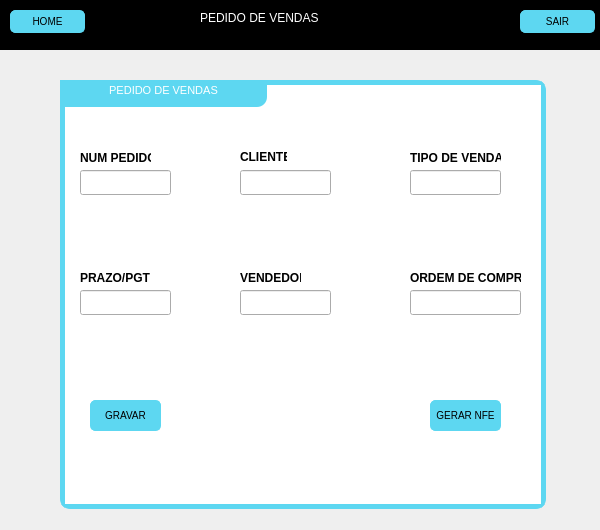
<?xml version="1.0" encoding="UTF-8"?>
<ui version="4.0">
 <class>MainWindow</class>
 <widget class="QMainWindow" name="MainWindow">
  <property name="geometry">
   <rect>
    <x>0</x>
    <y>0</y>
    <width>600</width>
    <height>530</height>
   </rect>
  </property>
  <property name="minimumSize">
   <size>
    <width>600</width>
    <height>530</height>
   </size>
  </property>
  <property name="maximumSize">
   <size>
    <width>600</width>
    <height>530</height>
   </size>
  </property>
  <property name="windowTitle">
   <string>MainWindow</string>
  </property>
  <widget class="QWidget" name="centralwidget">
   <widget class="QTextBrowser" name="textBrowser">
    <property name="geometry">
     <rect>
      <x>60</x>
      <y>80</y>
      <width>207</width>
      <height>27</height>
     </rect>
    </property>
    <property name="styleSheet">
     <string notr="true">background-color:#5DD7F1;

border: nome;

color: #fff;

border-bottom-right-radius: 10px;</string>
    </property>
    <property name="html">
     <string>&lt;!DOCTYPE HTML PUBLIC &quot;-//W3C//DTD HTML 4.0//EN&quot; &quot;http://www.w3.org/TR/REC-html40/strict.dtd&quot;&gt;
&lt;html&gt;&lt;head&gt;&lt;meta name=&quot;qrichtext&quot; content=&quot;1&quot; /&gt;&lt;style type=&quot;text/css&quot;&gt;
p, li { white-space: pre-wrap; }
&lt;/style&gt;&lt;/head&gt;&lt;body style=&quot; font-family:'MS Shell Dlg 2'; font-size:8.25pt; font-weight:400; font-style:normal;&quot;&gt;
&lt;p align=&quot;center&quot; style=&quot; margin-top:0px; margin-bottom:0px; margin-left:0px; margin-right:0px; -qt-block-indent:0; text-indent:0px;&quot;&gt;&lt;span style=&quot; font-weight:600;&quot;&gt;CADASTRO DE PRODUTO&lt;/span&gt;&lt;/p&gt;&lt;/body&gt;&lt;/html&gt;</string>
    </property>
   </widget>
   <widget class="QTextBrowser" name="textBrowser_2">
    <property name="geometry">
     <rect>
      <x>60</x>
      <y>80</y>
      <width>207</width>
      <height>27</height>
     </rect>
    </property>
    <property name="styleSheet">
     <string notr="true">background-color:#5DD7F1;

border: nome;

color: #fff;

border-bottom-right-radius: 10px;</string>
    </property>
    <property name="html">
     <string>&lt;!DOCTYPE HTML PUBLIC &quot;-//W3C//DTD HTML 4.0//EN&quot; &quot;http://www.w3.org/TR/REC-html40/strict.dtd&quot;&gt;
&lt;html&gt;&lt;head&gt;&lt;meta name=&quot;qrichtext&quot; content=&quot;1&quot; /&gt;&lt;style type=&quot;text/css&quot;&gt;
p, li { white-space: pre-wrap; }
&lt;/style&gt;&lt;/head&gt;&lt;body style=&quot; font-family:'MS Shell Dlg 2'; font-size:8.25pt; font-weight:400; font-style:normal;&quot;&gt;
&lt;p align=&quot;center&quot; style=&quot; margin-top:0px; margin-bottom:0px; margin-left:0px; margin-right:0px; -qt-block-indent:0; text-indent:0px;&quot;&gt;&lt;span style=&quot; font-weight:600;&quot;&gt;CADASTRO DE PRODUTO&lt;/span&gt;&lt;/p&gt;&lt;/body&gt;&lt;/html&gt;</string>
    </property>
   </widget>
   <widget class="QGraphicsView" name="embrulho_2">
    <property name="geometry">
     <rect>
      <x>60</x>
      <y>80</y>
      <width>486</width>
      <height>429</height>
     </rect>
    </property>
    <property name="styleSheet">
     <string notr="true">border: 5px solid rgb(93,215,241);

border-radius:10px;</string>
    </property>
   </widget>
   <widget class="QTextBrowser" name="textBrowser_3">
    <property name="geometry">
     <rect>
      <x>60</x>
      <y>80</y>
      <width>207</width>
      <height>27</height>
     </rect>
    </property>
    <property name="styleSheet">
     <string notr="true">background-color:#5DD7F1;

border: nome;

color: #fff;

border-bottom-right-radius: 10px;</string>
    </property>
    <property name="html">
     <string>&lt;!DOCTYPE HTML PUBLIC &quot;-//W3C//DTD HTML 4.0//EN&quot; &quot;http://www.w3.org/TR/REC-html40/strict.dtd&quot;&gt;
&lt;html&gt;&lt;head&gt;&lt;meta name=&quot;qrichtext&quot; content=&quot;1&quot; /&gt;&lt;style type=&quot;text/css&quot;&gt;
p, li { white-space: pre-wrap; }
&lt;/style&gt;&lt;/head&gt;&lt;body style=&quot; font-family:'MS Shell Dlg 2'; font-size:8.25pt; font-weight:400; font-style:normal;&quot;&gt;
&lt;p align=&quot;center&quot; style=&quot; margin-top:0px; margin-bottom:0px; margin-left:0px; margin-right:0px; -qt-block-indent:0; text-indent:0px;&quot;&gt;PEDIDO DE VENDAS&lt;/p&gt;&lt;/body&gt;&lt;/html&gt;</string>
    </property>
   </widget>
   <widget class="QLineEdit" name="line_npedido">
    <property name="geometry">
     <rect>
      <x>80</x>
      <y>170</y>
      <width>91</width>
      <height>25</height>
     </rect>
    </property>
    <property name="text">
     <string/>
    </property>
   </widget>
   <widget class="QLineEdit" name="line_tipovenda">
    <property name="geometry">
     <rect>
      <x>410</x>
      <y>170</y>
      <width>91</width>
      <height>25</height>
     </rect>
    </property>
    <property name="text">
     <string/>
    </property>
   </widget>
   <widget class="QLineEdit" name="line_ordemcompra">
    <property name="geometry">
     <rect>
      <x>410</x>
      <y>290</y>
      <width>111</width>
      <height>25</height>
     </rect>
    </property>
    <property name="text">
     <string/>
    </property>
   </widget>
   <widget class="QLineEdit" name="line_cliente">
    <property name="geometry">
     <rect>
      <x>240</x>
      <y>170</y>
      <width>91</width>
      <height>25</height>
     </rect>
    </property>
    <property name="text">
     <string/>
    </property>
   </widget>
   <widget class="QLineEdit" name="line_prazopgt">
    <property name="geometry">
     <rect>
      <x>80</x>
      <y>290</y>
      <width>91</width>
      <height>25</height>
     </rect>
    </property>
    <property name="text">
     <string/>
    </property>
   </widget>
   <widget class="QLineEdit" name="line_vendedor">
    <property name="geometry">
     <rect>
      <x>240</x>
      <y>290</y>
      <width>91</width>
      <height>25</height>
     </rect>
    </property>
    <property name="text">
     <string/>
    </property>
   </widget>
   <widget class="QLabel" name="lb_npedido">
    <property name="geometry">
     <rect>
      <x>80</x>
      <y>150</y>
      <width>71</width>
      <height>16</height>
     </rect>
    </property>
    <property name="font">
     <font>
      <weight>75</weight>
      <bold>true</bold>
     </font>
    </property>
    <property name="text">
     <string>NUM PEDIDO</string>
    </property>
   </widget>
   <widget class="QLabel" name="lb_cliente">
    <property name="geometry">
     <rect>
      <x>240</x>
      <y>150</y>
      <width>47</width>
      <height>13</height>
     </rect>
    </property>
    <property name="font">
     <font>
      <weight>75</weight>
      <bold>true</bold>
     </font>
    </property>
    <property name="text">
     <string>CLIENTE</string>
    </property>
   </widget>
   <widget class="QLabel" name="lb_tipovenda">
    <property name="geometry">
     <rect>
      <x>410</x>
      <y>150</y>
      <width>91</width>
      <height>16</height>
     </rect>
    </property>
    <property name="font">
     <font>
      <weight>75</weight>
      <bold>true</bold>
     </font>
    </property>
    <property name="text">
     <string>TIPO DE VENDA</string>
    </property>
   </widget>
   <widget class="QLabel" name="lb_prazopgt">
    <property name="geometry">
     <rect>
      <x>80</x>
      <y>270</y>
      <width>71</width>
      <height>16</height>
     </rect>
    </property>
    <property name="font">
     <font>
      <weight>75</weight>
      <bold>true</bold>
     </font>
    </property>
    <property name="text">
     <string>PRAZO/PGT</string>
    </property>
   </widget>
   <widget class="QLabel" name="lb_vendedor">
    <property name="geometry">
     <rect>
      <x>240</x>
      <y>270</y>
      <width>61</width>
      <height>16</height>
     </rect>
    </property>
    <property name="font">
     <font>
      <weight>75</weight>
      <bold>true</bold>
     </font>
    </property>
    <property name="text">
     <string>VENDEDOR</string>
    </property>
   </widget>
   <widget class="QLabel" name="lb_ordemcompra">
    <property name="geometry">
     <rect>
      <x>410</x>
      <y>270</y>
      <width>111</width>
      <height>16</height>
     </rect>
    </property>
    <property name="font">
     <font>
      <weight>75</weight>
      <bold>true</bold>
     </font>
    </property>
    <property name="text">
     <string>ORDEM DE COMPRA</string>
    </property>
   </widget>
   <widget class="QGraphicsView" name="graphicsView">
    <property name="geometry">
     <rect>
      <x>0</x>
      <y>0</y>
      <width>601</width>
      <height>50</height>
     </rect>
    </property>
    <property name="styleSheet">
     <string notr="true">background-color: #000;</string>
    </property>
   </widget>
   <widget class="QPushButton" name="button_gravar">
    <property name="geometry">
     <rect>
      <x>10</x>
      <y>10</y>
      <width>75</width>
      <height>23</height>
     </rect>
    </property>
    <property name="styleSheet">
     <string notr="true">QPushButton
{
    background-color: rgb(93, 215, 241); 
    border: 1px solid rgb(93, 215, 241);
    border-radius: 5px;
    font-size: 10px;    
}
QPushButton:hover
{
    background-color: #000000;
    color : #fff;
}</string>
    </property>
    <property name="text">
     <string>HOME</string>
    </property>
   </widget>
   <widget class="QPushButton" name="button_sair">
    <property name="geometry">
     <rect>
      <x>520</x>
      <y>10</y>
      <width>75</width>
      <height>23</height>
     </rect>
    </property>
    <property name="styleSheet">
     <string notr="true">QPushButton
{
    background-color: rgb(93, 215, 241); 
    border: 1px solid rgb(93, 215, 241);
    border-radius: 5px;
    font-size: 10px;    
}
QPushButton:hover
{
    background-color: #000000;
    color : #fff;
}</string>
    </property>
    <property name="text">
     <string>SAIR</string>
    </property>
   </widget>
   <widget class="QLabel" name="title_pedidovendas">
    <property name="geometry">
     <rect>
      <x>200</x>
      <y>10</y>
      <width>191</width>
      <height>16</height>
     </rect>
    </property>
    <property name="styleSheet">
     <string notr="true">background-color: nome;
font: 14pt &quot;MS Shell Dlg 2&quot;;
color: #fff;</string>
    </property>
    <property name="text">
     <string>PEDIDO DE VENDAS</string>
    </property>
   </widget>
   <widget class="QPushButton" name="button_home_2">
    <property name="geometry">
     <rect>
      <x>90</x>
      <y>400</y>
      <width>71</width>
      <height>31</height>
     </rect>
    </property>
    <property name="styleSheet">
     <string notr="true">QPushButton
{
    background-color: rgb(93, 215, 241); 
    border: 1px solid rgb(93, 215, 241);
    border-radius: 5px;
    font-size: 10px;    
}
QPushButton:hover
{
    background-color: #000000;
    color : #fff;
}</string>
    </property>
    <property name="text">
     <string>GRAVAR</string>
    </property>
   </widget>
   <widget class="QPushButton" name="button_gnfe">
    <property name="geometry">
     <rect>
      <x>430</x>
      <y>400</y>
      <width>71</width>
      <height>31</height>
     </rect>
    </property>
    <property name="styleSheet">
     <string notr="true">QPushButton
{
    background-color: rgb(93, 215, 241); 
    border: 1px solid rgb(93, 215, 241);
    border-radius: 5px;
    font-size: 10px;    
}
QPushButton:hover
{
    background-color: #000000;
    color : #fff;
}</string>
    </property>
    <property name="text">
     <string>GERAR NFE</string>
    </property>
   </widget>
  </widget>
 </widget>
 <resources/>
 <connections/>
</ui>
